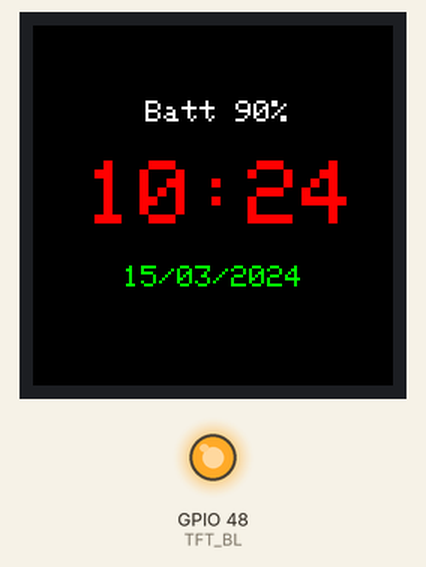
The sketch below on a simulated ESP32-S3. Shown: 240×240 colour display, output pins drawn as LEDs (lit = HIGH). WiFi joins after 1.5 s; servers stay silent unless stated; the local clock reads 2024-03-15 10:24:30 at power-on unless the sketch sets it; what the sketch prints to the serial monitor is not drawn.

Above: at 1.9 s.
At 62.0 s:
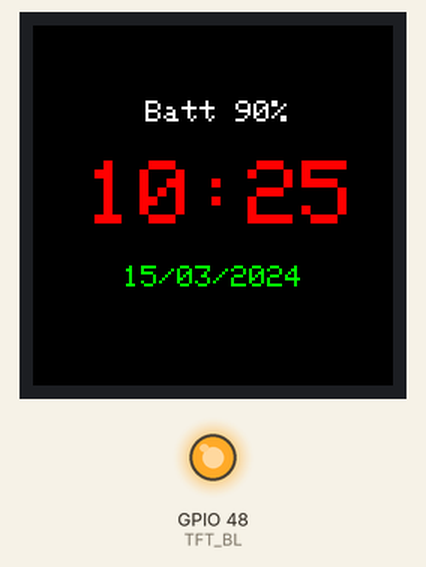
At 122.1 s:
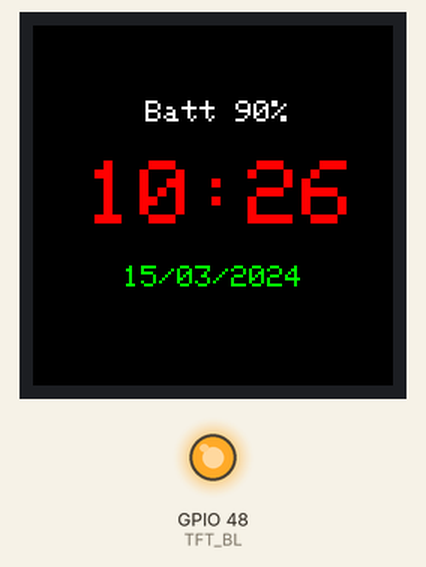

The sketch:

ESP32S3-LCD-Test.ino
```cpp
#include "SPI.h"
#include "Adafruit_GFX.h"
#include "Adafruit_GC9A01A.h"
#include <WiFi.h>
#include "time.h"


// Define pins for ESP32-S3 for the display interface
#define TFT_CS   47  // Chip select pin for the display
#define TFT_DC   20  // Data/command pin for the display
#define TFT_RST  21  // Reset pin for the display
#define TFT_BL   48  // Backlight control pin
#define TFT_SCLK 36  // Serial Clock for SPI
#define TFT_MOSI 14  // Master Out Slave In for SPI

// WiFi credentials
const char* ssid = "ICS The Nest";
const char* password = "hsv#gsxXeh";

// Display constructor for primary hardware SPI connection
Adafruit_GC9A01A tft = Adafruit_GC9A01A(TFT_CS, TFT_DC, TFT_RST);

void connectToWiFiAndInitTime() {
  Serial.print("Connecting to WiFi..");
  WiFi.begin(ssid, password);
  while (WiFi.status() != WL_CONNECTED) {
    delay(500);
    Serial.print(".");
  }
  Serial.println("Connected to the WiFi network");

  // Set timezone to Central Standard Time (CST) and enable automatic adjustment for daylight saving
  configTime(-6 * 3600, 0, "pool.ntp.org", "time.nist.gov", "time.windows.com");
  setenv("TZ", "CST6CDT,M3.2.0,M11.1.0", 1); // Set the timezone environment variable
  tzset(); // Apply the timezone settings

  // Wait for time to be set
  unsigned long startAttemptTime = millis();
  while (time(nullptr) < 24 * 3600) {
    if (millis() - startAttemptTime > 5000) {
      Serial.println("Failed to obtain time, retrying...");
      startAttemptTime = millis();
    }
    delay(100);
  }
  Serial.println("Time synchronized");
}

void setup() {
  Serial.begin(115200);

  // Connect to WiFi and initialize time
  connectToWiFiAndInitTime();

  SPI.begin(TFT_SCLK, -1, TFT_MOSI, TFT_CS); // Initialize SPI

  tft.begin();  // Initialize the display
  tft.fillScreen(GC9A01A_BLACK);  // Clear the screen

  pinMode(TFT_BL, OUTPUT);
  digitalWrite(TFT_BL, HIGH);  // Turn on backlight if applicable
}

void loop() {
  tft.fillScreen(GC9A01A_BLACK);  // Clear the screen
  testText();  // Display time and date
  delay(60000); // Refresh every minute
}

void testText() {
  time_t currTime; // Variable to hold the current time
  time(&currTime); // Get the current time from NTP

  struct tm * timeinfo = localtime(&currTime);

  char timeStr[6]; // HH:MM format
  snprintf(timeStr, sizeof(timeStr), "%02d:%02d", timeinfo->tm_hour, timeinfo->tm_min);

  char dateStr[11]; // DD/MM/YYYY format
  snprintf(dateStr, sizeof(dateStr), "%02d/%02d/%04d", timeinfo->tm_mday, timeinfo->tm_mon + 1, timeinfo->tm_year + 1900);

  // Clear the screen
  tft.fillScreen(GC9A01A_BLACK);

  // Display the battery level as a static text
  tft.setCursor(75, 50);
  tft.setTextSize(2);
  tft.setTextColor(GC9A01A_WHITE);
  tft.print("Batt 90%");

  // Display the time
  tft.setCursor(35, 90);
  tft.setTextColor(GC9A01A_RED);
  tft.setTextSize(6);
  tft.print(timeStr);

  // Display the date
  tft.setCursor(60, 160);
  tft.setTextSize(2);
  tft.setTextColor(GC9A01A_GREEN);
  tft.println(dateStr);
}
```

Measured:
- what the display in image 0 shows lasts 60.0 s, from 1.8 s to 61.8 s
